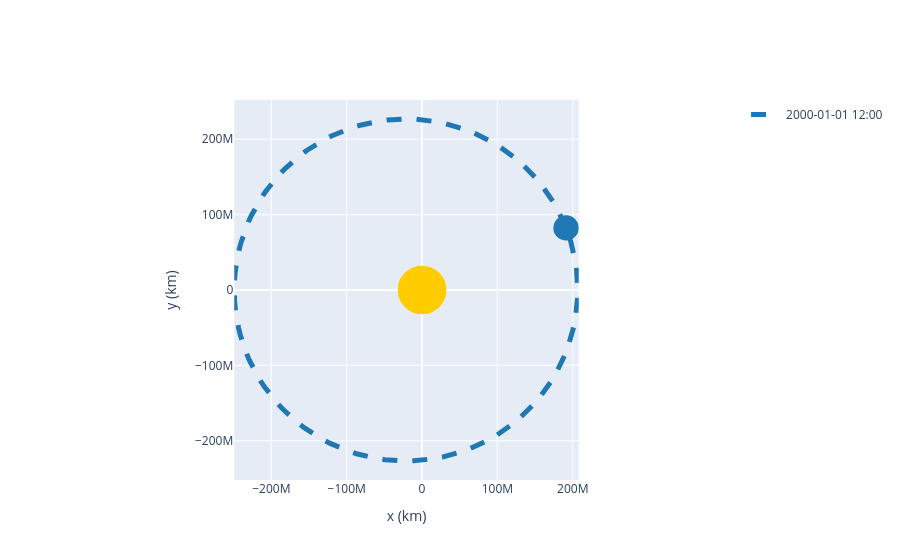

Notebook code cell kept with this figure:
### Code cell
### Plotting Mars' orbit using orbital elements

a = 1.523679 << u.au                        # semi-major axis in AU
e = 0.093315 << u.one                       # eccentricity
inc = 1.85 << u.deg                         # inclination in degrees
raan = 49.562 << u.deg                      # right ascension of ascending node in degrees
argp = 286.537 << u.deg                     # argument of periapsis in degrees
nu = 23.33 << u.deg                         # true anomaly in degrees

orb2 = Orbit.from_classical(Sun, a, e, inc, raan, argp, nu)     # create an orbit from classical orbital elements
print(orb2)                                                     # print the orbital elements in r. peri, r. apo
orb2.plot()

### Figure 1 — Plotly figure (JSON) as saved in the notebook; plotly's stock layout.template omitted (floating-point values rounded to 4 significant figures; data arrays with more than 128 entries replaced by an {"elided": "..."} marker saying what was removed)
{"data": [{"line": {"color": "rgb(31, 119, 180)", "dash": "dash", "width": 5}, "mode": "lines", "name": "2000-01-01 12:00", "showlegend": true, "type": "scatter", "x": {"elided": "150 float values"}, "y": {"elided": "150 float values"}}], "layout": {"autosize": true, "shapes": [{"fillcolor": "#ffcc00", "line": {"color": "#ffcc00"}, "opacity": 1, "type": "circle", "x0": -31000000.0, "x1": 31000000.0, "xref": "x", "y0": -31000000.0, "y1": 31000000.0, "yref": "y"}, {"fillcolor": "rgb(31, 119, 180)", "line": {"color": "rgb(31, 119, 180)"}, "opacity": 1, "type": "circle", "x0": 175600000.0, "x1": 206600000.0, "xref": "x", "y0": 66920000.0, "y1": 97920000.0, "yref": "y"}], "xaxis": {"constrain": "domain", "title": {"text": "x (km)"}}, "yaxis": {"scaleanchor": "x", "title": {"text": "y (km)"}}}}
